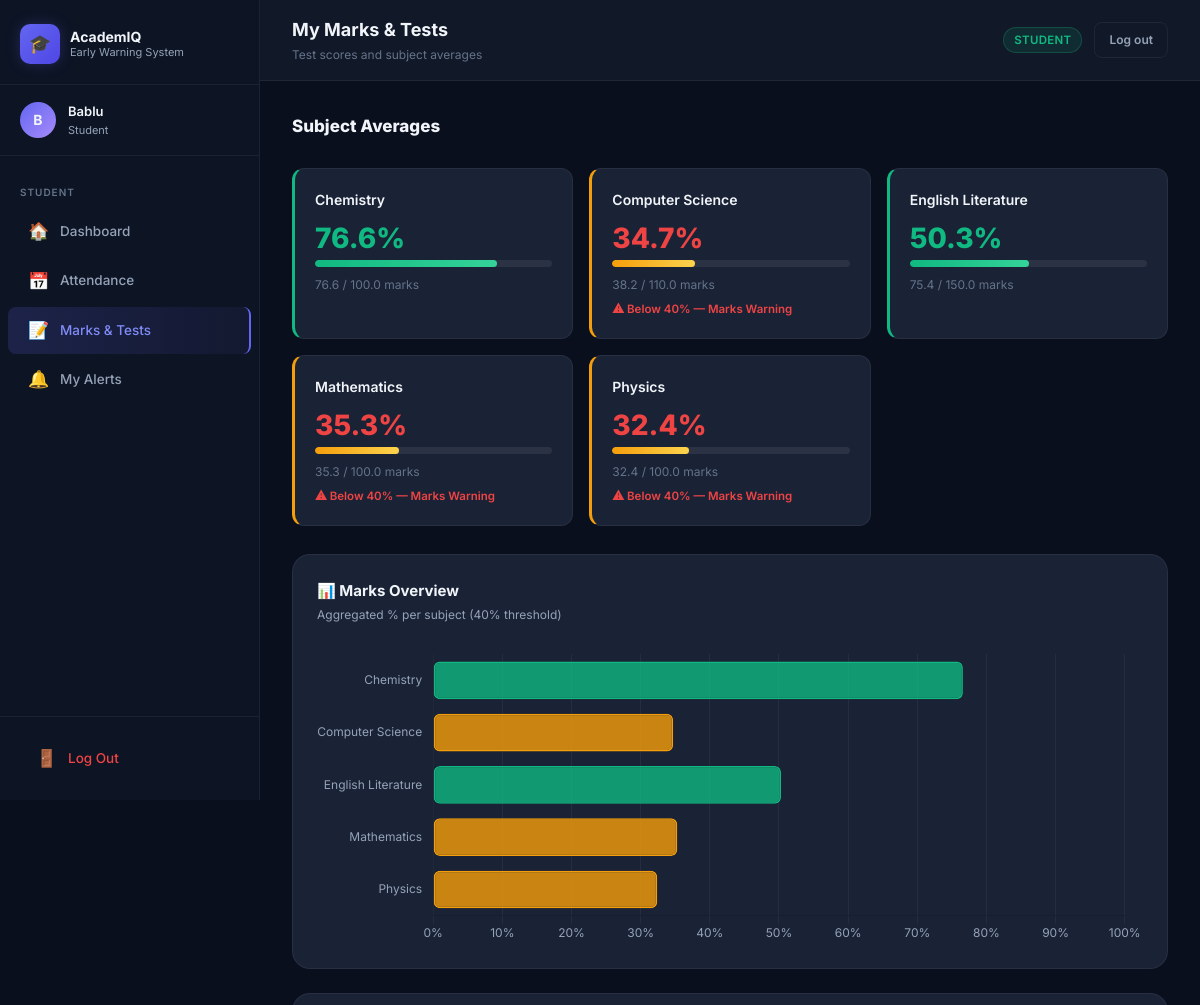
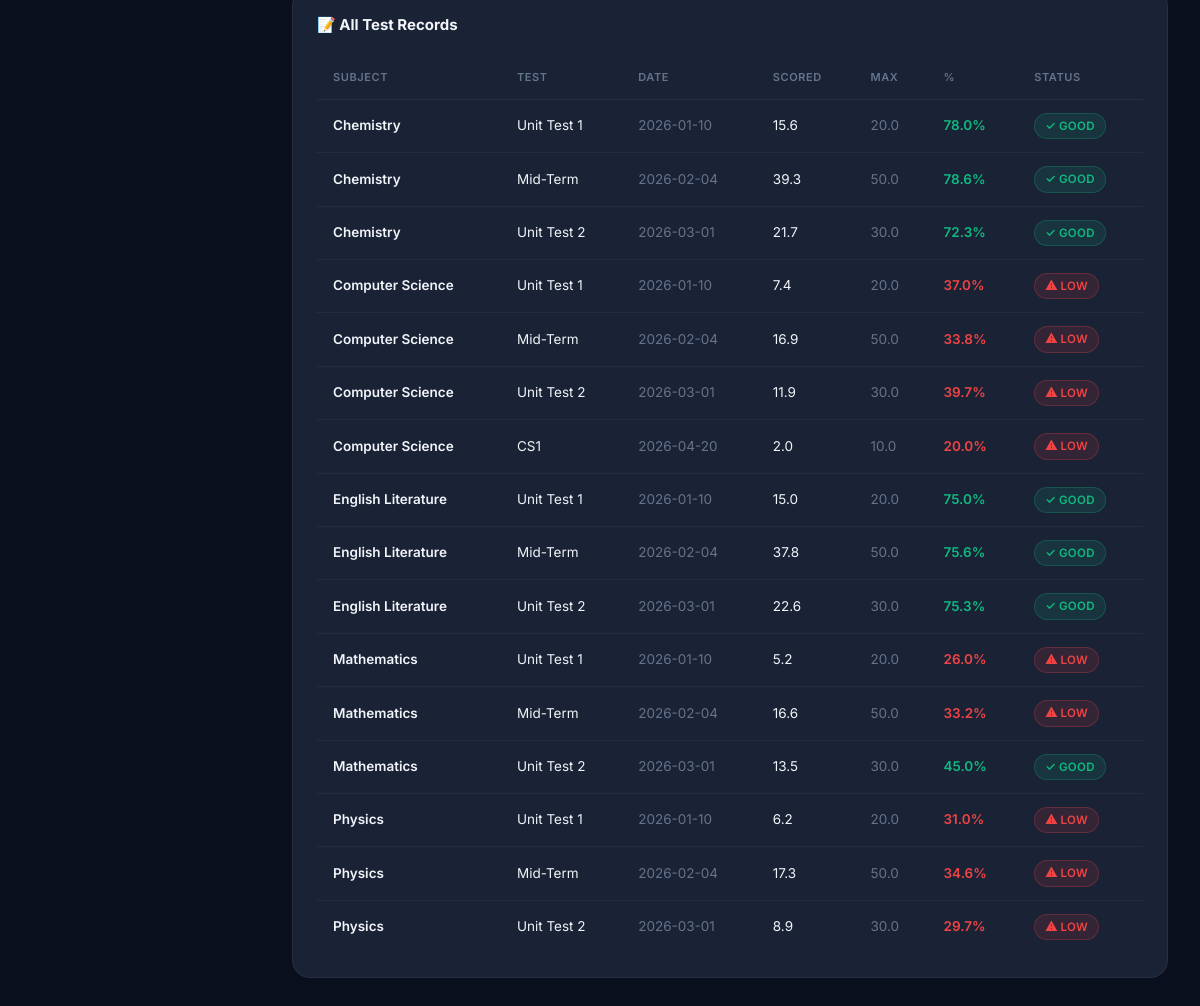
The page /student/marks (signed in) on the database its author committed (2 pictures, top to bottom).
### tables this page shows
CREATE TABLE subjects (
            id         INTEGER PRIMARY KEY AUTOINCREMENT,
            name       TEXT NOT NULL,
            code       TEXT UNIQUE NOT NULL,
            faculty_id INTEGER REFERENCES users(id) ON DELETE SET NULL
        );

CREATE TABLE test_scores (
            id             INTEGER PRIMARY KEY AUTOINCREMENT,
            test_id        INTEGER REFERENCES tests(id) ON DELETE CASCADE,
            student_id     INTEGER REFERENCES users(id) ON DELETE CASCADE,
            marks_obtained REAL NOT NULL,
            UNIQUE(test_id, student_id)
        );

CREATE TABLE tests (
            id         INTEGER PRIMARY KEY AUTOINCREMENT,
            subject_id INTEGER REFERENCES subjects(id) ON DELETE CASCADE,
            name       TEXT NOT NULL,
            max_marks  REAL NOT NULL,
            date       TEXT NOT NULL
        );

### app.py (the view)
@app.route('/student/marks')
@login_required(role='student')
def student_marks():
    sid       = session['user_id']
    marks     = models.get_student_marks_detail(sid)
    avg_marks = models.get_subject_avg_marks(sid)
    return render_template('student/marks.html', marks=marks, avg_marks=avg_marks)

### app.py (called while the page is built)
@app.context_processor
def inject_now():
    return {'now': datetime.now(), 'today': date.today().isoformat()}

def login_required(role=None):
    def decorator(f):
        @wraps(f)
        def wrapped(*args, **kwargs):
            if 'user_id' not in session:
                flash('Please log in to continue.', 'warning')
                return redirect(url_for('login'))
            if role and session.get('role') != role:
                flash('You are not authorised to view that page.', 'danger')
                return redirect(url_for('login'))
            return f(*args, **kwargs)
        return wrapped
    return decorator

### database.py (called while the page is built)
def get_db():
    conn = sqlite3.connect(DATABASE, timeout=10)   # wait up to 10s before raising lock error
    conn.row_factory = sqlite3.Row
    conn.execute("PRAGMA journal_mode=WAL")        # WAL allows concurrent reads + one writer
    conn.execute("PRAGMA foreign_keys = ON")
    return conn

### Rachit/Murari/templates/student/marks.html (shortened to what this page needs)
{% extends "base.html" %}
{% block page_title %}My Marks & Tests{% endblock %}
{% block page_subtitle %}Test scores and subject averages{% endblock %}
{% block content %}
<div class="page-header anim-1">
  <h1 style="font-size:17px;">Subject Averages</h1>
</div>
<div class="subject-grid anim-1">
  {% for m in avg_marks %}
  {% set cls = 'critical' if m.percentage < 30 else 'warning' if m.warning else 'safe' %}
  <div class="subject-card border-{{ cls }}">
    <div class="subject-name">{{ m.subject_name }}</div>
    <div class="subject-pct" style="color: {{ 'var(--danger)' if m.warning else 'var(--success)' }};">
      {{ m.percentage }}%
    </div>
    <div class="progress-bar-wrap" style="margin-bottom:8px;">
      <div class="progress-bar {{ cls }}" data-pct="{{ m.percentage }}" style="width:0%"></div>
    </div>
    <div style="font-size:12px; color:var(--text-muted);">
      {{ m.obtained | round(1) }} / {{ m.total_max | round(1) }} marks
    </div>
    {% if m.warning %}
    <div style="margin-top:6px; font-size:11.5px; color:var(--danger); font-weight:600;">
      ⚠ Below 40% — Marks Warning
    </div>
    {% endif %}
  </div>
  {% endfor %}
</div>
<div class="card anim-2" style="margin-bottom:24px;">
  <div class="card-header">
    <div>
      <div class="card-title">📊 Marks Overview</div>
      <div class="card-sub">Aggregated % per subject (40% threshold)</div>
    </div>
  </div>
  <div class="chart-container" style="height:280px;">
    <canvas id="marks-overview-chart"></canvas>
  </div>
</div>
<div class="card anim-3">
  <div class="card-header">
    <div class="card-title">📝 All Test Records</div>
  </div>
  <div class="table-wrap">
    <table>
      <thead>
        <tr>
          <th>Subject</th>
          <th>Test</th>
          <th>Date</th>
          <th>Scored</th>
          <th>Max</th>
          <th>%</th>
          <th>Status</th>
        </tr>
      </thead>
      <tbody>
        {% for m in marks %}
        <tr>
          <td class="fw-semi">{{ m.subject_name }}</td>
          <td>{{ m.test_name }}</td>
          <td class="text-muted">{{ m.date }}</td>
          <td>{{ m.marks_obtained }}</td>
          <td class="text-muted">{{ m.max_marks }}</td>
          <td class="{{ 'text-danger' if m.warning else 'text-success' }} fw-semi">{{ m.percentage }}%</td>
          <td>
            <span class="badge badge-{{ 'critical' if m.warning else 'safe' }}">
              {{ '⚠ Low' if m.warning else '✓ Good' }}
            </span>
          </td>
        </tr>
        {% else %}
        <tr><td colspan="7" class="text-center text-muted" style="padding:32px;">No test records yet.</td></tr>
        {% endfor %}
      </tbody>
    </table>
  </div>
</div>
{% endblock %}
{% block scripts %}
<script>
const labels = {{ avg_marks | map(attribute='subject_name') | list | tojson }};
const data   = {{ avg_marks | map(attribute='percentage')   | list | tojson }};
buildSubjectBar('marks-overview-chart', labels, data, 'Marks %', 40);
</script>
{% endblock %}

### Rachit/Murari/templates/base.html (shortened to what this page needs)
<!DOCTYPE html>
<html lang="en">
<head>
  <link rel="stylesheet" href="{{ url_for('static', filename='css/style.css') }}"/>
</head>
<body>
<div class="app-shell">
  <aside class="sidebar" id="sidebar">
    <div class="sidebar-header">
      <div class="sidebar-logo">
        <div class="logo-icon">🎓</div>
        <div class="brand">
          AcademIQ
          <span>Early Warning System</span>
        </div>
      </div>
    </div>
    <div class="sidebar-user">
      <div class="user-avatar">{{ session.user_name[0] | upper }}</div>
      <div class="user-info">
        <div class="user-name">{{ session.user_name }}</div>
        <div class="user-role">{{ session.role }}</div>
      </div>
    </div>
    <nav class="sidebar-nav">
      {% if session.role == 'student' %}
        <div class="nav-section">Student</div>
        <a href="{{ url_for('student_dashboard') }}"
           class="nav-item {% if request.endpoint == 'student_dashboard' %}active{% endif %}">
          <span class="nav-icon">🏠</span> Dashboard
        </a>
        <a href="{{ url_for('student_attendance') }}"
           class="nav-item {% if request.endpoint == 'student_attendance' %}active{% endif %}">
          <span class="nav-icon">📅</span> Attendance
        </a>
        <a href="{{ url_for('student_marks') }}"
           class="nav-item {% if request.endpoint == 'student_marks' %}active{% endif %}">
          <span class="nav-icon">📝</span> Marks & Tests
        </a>
        <a href="{{ url_for('student_alerts') }}"
           class="nav-item {% if request.endpoint == 'student_alerts' %}active{% endif %}">
          <span class="nav-icon">🔔</span> My Alerts
        </a>
      {% endif %}
    </nav>
    <div class="sidebar-footer">
      <a href="{{ url_for('logout') }}" class="nav-item">
        <span class="nav-icon">🚪</span> Log Out
      </a>
    </div>
  </aside>
  <div class="main-content">
    <header class="topbar">
      <div>
        <span class="topbar-title">{% block page_title %}Dashboard{% endblock %}</span>
        <div class="topbar-sub">{% block page_subtitle %}{% endblock %}</div>
      </div>
      <div class="topbar-right">
        <span class="badge badge-{{ session.role == 'admin' and 'info' or session.role == 'faculty' and 'warning' or 'safe' }}">
          {{ session.role | title }}
        </span>
        <a href="{{ url_for('logout') }}" class="btn btn-ghost btn-sm">Log out</a>
      </div>
    </header>
    <main class="page-content" id="main-content">
      {% block content %}{% endblock %}
    </main>
  </div>
</div>
{% block scripts %}{% endblock %}
</body>
</html>

### rows shown on the page
subjects: subject_name "Chemistry", percentage "76.6", obtained "76.6", total_max "100.0"
subjects: subject_name "Computer Science", percentage "34.7", obtained "38.2", total_max "110.0", shows "⚠ Below 40% — Marks Warning"
subjects: subject_name "English Literature", percentage "50.3", obtained "75.4", total_max "150.0"
subjects: subject_name "Mathematics", percentage "35.3", obtained "35.3", total_max "100.0", shows "⚠ Below 40% — Marks Warning"
subjects: subject_name "Physics", percentage "32.4", obtained "32.4", total_max "100.0", shows "⚠ Below 40% — Marks Warning"
test_scores: subject_name "Chemistry", test_name "Unit Test 1", date "2026-01-10", marks_obtained "15.6", max_marks "20.0", percentage "78.0", warning "✓ GOOD"
test_scores: subject_name "Chemistry", test_name "Mid-Term", date "2026-02-04", marks_obtained "39.3", max_marks "50.0", percentage "78.6", warning "✓ GOOD"
test_scores: subject_name "Chemistry", test_name "Unit Test 2", date "2026-03-01", marks_obtained "21.7", max_marks "30.0", percentage "72.3", warning "✓ GOOD"
test_scores: subject_name "Computer Science", test_name "Unit Test 1", date "2026-01-10", marks_obtained "7.4", max_marks "20.0", percentage "37.0", warning "⚠ LOW"
test_scores: subject_name "Computer Science", test_name "Mid-Term", date "2026-02-04", marks_obtained "16.9", max_marks "50.0", percentage "33.8", warning "⚠ LOW"
test_scores: subject_name "Computer Science", test_name "Unit Test 2", date "2026-03-01", marks_obtained "11.9", max_marks "30.0", percentage "39.7", warning "⚠ LOW"
test_scores: subject_name "Computer Science", test_name "CS1", date "2026-04-20", marks_obtained "2.0", max_marks "10.0", percentage "20.0", warning "⚠ LOW"
test_scores: subject_name "English Literature", test_name "Unit Test 1", date "2026-01-10", marks_obtained "15.0", max_marks "20.0", percentage "75.0", warning "✓ GOOD"
test_scores: subject_name "English Literature", test_name "Mid-Term", date "2026-02-04", marks_obtained "37.8", max_marks "50.0", percentage "75.6", warning "✓ GOOD"
test_scores: subject_name "English Literature", test_name "Unit Test 2", date "2026-03-01", marks_obtained "22.6", max_marks "30.0", percentage "75.3", warning "✓ GOOD"
test_scores: subject_name "Mathematics", test_name "Unit Test 1", date "2026-01-10", marks_obtained "5.2", max_marks "20.0", percentage "26.0", warning "⚠ LOW"
test_scores: subject_name "Mathematics", test_name "Mid-Term", date "2026-02-04", marks_obtained "16.6", max_marks "50.0", percentage "33.2", warning "⚠ LOW"
test_scores: subject_name "Mathematics", test_name "Unit Test 2", date "2026-03-01", marks_obtained "13.5", max_marks "30.0", percentage "45.0", warning "✓ GOOD"
test_scores: subject_name "Physics", test_name "Unit Test 1", date "2026-01-10", marks_obtained "6.2", max_marks "20.0", percentage "31.0", warning "⚠ LOW"
test_scores: subject_name "Physics", test_name "Mid-Term", date "2026-02-04", marks_obtained "17.3", max_marks "50.0", percentage "34.6", warning "⚠ LOW"
test_scores: subject_name "Physics", test_name "Unit Test 2", date "2026-03-01", marks_obtained "8.9", max_marks "30.0", percentage "29.7", warning "⚠ LOW"

### other values the page prints
{{ session.user_name[0] | upper }} "B"
{{ session.user_name }} "Bablu"
{{ session.role }} "Student"
{{ session.role | title }} "STUDENT"
chart data {{ avg_marks | map(attribute='subject_name') | list | tojson }} ["Chemistry", "Computer Science", "English Literature", "Mathematics", "Physics"]
chart data {{ avg_marks | map(attribute='percentage')   | list | tojson }} [76.6, 34.7, 50.3, 35.3, 32.4]
